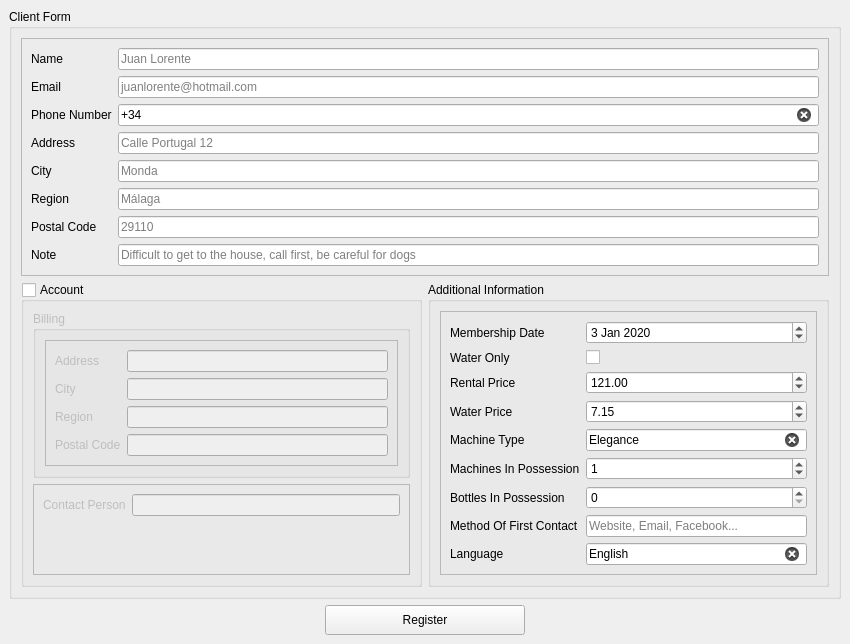
<?xml version="1.0" encoding="UTF-8"?>
<ui version="4.0">
 <class>MainWindow</class>
 <widget class="QMainWindow" name="MainWindow">
  <property name="geometry">
   <rect>
    <x>0</x>
    <y>0</y>
    <width>850</width>
    <height>630</height>
   </rect>
  </property>
  <property name="sizePolicy">
   <sizepolicy hsizetype="Preferred" vsizetype="Minimum">
    <horstretch>0</horstretch>
    <verstretch>0</verstretch>
   </sizepolicy>
  </property>
  <property name="minimumSize">
   <size>
    <width>850</width>
    <height>0</height>
   </size>
  </property>
  <property name="windowTitle">
   <string>Create or Update a Client</string>
  </property>
  <widget class="QWidget" name="centralwidget">
   <property name="styleSheet">
    <string notr="true">font: 10pt &quot;MS Shell Dlg 2&quot;;</string>
   </property>
   <layout class="QGridLayout" name="gridLayout">
    <item row="0" column="0">
     <widget class="QGroupBox" name="clientForm">
      <property name="title">
       <string>Client Form</string>
      </property>
      <layout class="QGridLayout" name="gridLayout_2">
       <item row="1" column="0" colspan="2">
        <widget class="QFrame" name="data">
         <property name="frameShape">
          <enum>QFrame::StyledPanel</enum>
         </property>
         <property name="frameShadow">
          <enum>QFrame::Raised</enum>
         </property>
         <layout class="QFormLayout" name="formLayout">
          <item row="0" column="0">
           <widget class="QLabel" name="labelName">
            <property name="text">
             <string>Name</string>
            </property>
           </widget>
          </item>
          <item row="0" column="1">
           <widget class="QLineEdit" name="name">
            <property name="text">
             <string/>
            </property>
            <property name="placeholderText">
             <string>Juan Lorente</string>
            </property>
            <property name="clearButtonEnabled">
             <bool>true</bool>
            </property>
           </widget>
          </item>
          <item row="1" column="0">
           <widget class="QLabel" name="labelEmail">
            <property name="text">
             <string>Email</string>
            </property>
           </widget>
          </item>
          <item row="1" column="1">
           <widget class="QLineEdit" name="email">
            <property name="placeholderText">
             <string>juanlorente@hotmail.com</string>
            </property>
            <property name="clearButtonEnabled">
             <bool>true</bool>
            </property>
           </widget>
          </item>
          <item row="2" column="0">
           <widget class="QLabel" name="labelPhoneNumber">
            <property name="text">
             <string>Phone Number</string>
            </property>
           </widget>
          </item>
          <item row="2" column="1">
           <widget class="QLineEdit" name="phone_number">
            <property name="text">
             <string>+34</string>
            </property>
            <property name="placeholderText">
             <string/>
            </property>
            <property name="clearButtonEnabled">
             <bool>true</bool>
            </property>
           </widget>
          </item>
          <item row="3" column="0">
           <widget class="QLabel" name="labelAddress">
            <property name="text">
             <string>Address</string>
            </property>
           </widget>
          </item>
          <item row="3" column="1">
           <widget class="QLineEdit" name="address">
            <property name="placeholderText">
             <string>Calle Portugal 12</string>
            </property>
            <property name="clearButtonEnabled">
             <bool>true</bool>
            </property>
           </widget>
          </item>
          <item row="4" column="0">
           <widget class="QLabel" name="labelCity">
            <property name="text">
             <string>City</string>
            </property>
           </widget>
          </item>
          <item row="4" column="1">
           <widget class="QLineEdit" name="city">
            <property name="placeholderText">
             <string>Monda</string>
            </property>
            <property name="clearButtonEnabled">
             <bool>true</bool>
            </property>
           </widget>
          </item>
          <item row="5" column="0">
           <widget class="QLabel" name="labelRegion">
            <property name="text">
             <string>Region</string>
            </property>
           </widget>
          </item>
          <item row="5" column="1">
           <widget class="QLineEdit" name="region">
            <property name="placeholderText">
             <string>Málaga</string>
            </property>
            <property name="clearButtonEnabled">
             <bool>true</bool>
            </property>
           </widget>
          </item>
          <item row="6" column="0">
           <widget class="QLabel" name="labelPostalCode">
            <property name="text">
             <string>Postal Code</string>
            </property>
           </widget>
          </item>
          <item row="6" column="1">
           <widget class="QLineEdit" name="postal_code">
            <property name="placeholderText">
             <string>29110</string>
            </property>
            <property name="clearButtonEnabled">
             <bool>true</bool>
            </property>
           </widget>
          </item>
          <item row="7" column="0">
           <widget class="QLabel" name="labelNote">
            <property name="text">
             <string>Note</string>
            </property>
           </widget>
          </item>
          <item row="7" column="1">
           <widget class="QLineEdit" name="note">
            <property name="text">
             <string/>
            </property>
            <property name="placeholderText">
             <string>Difficult to get to the house, call first, be careful for dogs</string>
            </property>
            <property name="clearButtonEnabled">
             <bool>true</bool>
            </property>
           </widget>
          </item>
         </layout>
        </widget>
       </item>
       <item row="2" column="1">
        <widget class="QGroupBox" name="additionalData">
         <property name="title">
          <string>Additional Information</string>
         </property>
         <layout class="QGridLayout" name="gridLayout_3">
          <item row="0" column="0">
           <widget class="QFrame" name="addiData">
            <property name="frameShape">
             <enum>QFrame::StyledPanel</enum>
            </property>
            <property name="frameShadow">
             <enum>QFrame::Raised</enum>
            </property>
            <layout class="QFormLayout" name="formLayout_2">
             <item row="0" column="0">
              <widget class="QLabel" name="labekFirstVisit">
               <property name="text">
                <string>Membership Date</string>
               </property>
              </widget>
             </item>
             <item row="0" column="1">
              <widget class="QDateEdit" name="first_visit">
               <property name="date">
                <date>
                 <year>2020</year>
                 <month>1</month>
                 <day>3</day>
                </date>
               </property>
              </widget>
             </item>
             <item row="1" column="0">
              <widget class="QLabel" name="labelWaterOnly">
               <property name="text">
                <string>Water Only</string>
               </property>
              </widget>
             </item>
             <item row="1" column="1">
              <widget class="QCheckBox" name="water_only">
               <property name="enabled">
                <bool>true</bool>
               </property>
               <property name="text">
                <string/>
               </property>
              </widget>
             </item>
             <item row="2" column="0">
              <widget class="QLabel" name="labelRentalPrice">
               <property name="text">
                <string>Rental Price</string>
               </property>
              </widget>
             </item>
             <item row="3" column="0">
              <widget class="QLabel" name="labelWaterPrice">
               <property name="text">
                <string>Water Price</string>
               </property>
              </widget>
             </item>
             <item row="4" column="0">
              <widget class="QLabel" name="labelMachineType">
               <property name="text">
                <string>Machine Type</string>
               </property>
              </widget>
             </item>
             <item row="4" column="1">
              <widget class="QLineEdit" name="machine_type">
               <property name="text">
                <string>Elegance</string>
               </property>
               <property name="clearButtonEnabled">
                <bool>true</bool>
               </property>
              </widget>
             </item>
             <item row="5" column="0">
              <widget class="QLabel" name="labelMachinesInPos">
               <property name="text">
                <string>Machines In Possession</string>
               </property>
              </widget>
             </item>
             <item row="5" column="1">
              <widget class="QSpinBox" name="machines_in_pos">
               <property name="value">
                <number>1</number>
               </property>
              </widget>
             </item>
             <item row="6" column="0">
              <widget class="QLabel" name="labelBottlesInPos">
               <property name="text">
                <string>Bottles In Possession</string>
               </property>
              </widget>
             </item>
             <item row="6" column="1">
              <widget class="QSpinBox" name="bottles_in_pos"/>
             </item>
             <item row="7" column="0">
              <widget class="QLabel" name="labelMethodContact">
               <property name="text">
                <string>Method Of First Contact</string>
               </property>
              </widget>
             </item>
             <item row="7" column="1">
              <widget class="QLineEdit" name="method_contact">
               <property name="text">
                <string/>
               </property>
               <property name="placeholderText">
                <string>Website, Email, Facebook...</string>
               </property>
               <property name="clearButtonEnabled">
                <bool>true</bool>
               </property>
              </widget>
             </item>
             <item row="8" column="0">
              <widget class="QLabel" name="labelLang">
               <property name="text">
                <string>Language</string>
               </property>
              </widget>
             </item>
             <item row="8" column="1">
              <widget class="QLineEdit" name="lang">
               <property name="text">
                <string>English</string>
               </property>
               <property name="clearButtonEnabled">
                <bool>true</bool>
               </property>
              </widget>
             </item>
             <item row="2" column="1">
              <widget class="QDoubleSpinBox" name="rental_price">
               <property name="enabled">
                <bool>true</bool>
               </property>
               <property name="prefix">
                <string/>
               </property>
               <property name="suffix">
                <string/>
               </property>
               <property name="maximum">
                <double>200.000000000000000</double>
               </property>
               <property name="value">
                <double>121.000000000000000</double>
               </property>
              </widget>
             </item>
             <item row="3" column="1">
              <widget class="QDoubleSpinBox" name="water_price">
               <property name="maximum">
                <double>50.000000000000000</double>
               </property>
               <property name="value">
                <double>7.150000000000000</double>
               </property>
              </widget>
             </item>
            </layout>
           </widget>
          </item>
         </layout>
        </widget>
       </item>
       <item row="2" column="0">
        <widget class="QGroupBox" name="account">
         <property name="minimumSize">
          <size>
           <width>350</width>
           <height>0</height>
          </size>
         </property>
         <property name="title">
          <string>Account</string>
         </property>
         <property name="checkable">
          <bool>true</bool>
         </property>
         <property name="checked">
          <bool>false</bool>
         </property>
         <layout class="QGridLayout" name="gridLayout_4">
          <item row="1" column="0">
           <widget class="QFrame" name="accountData">
            <property name="frameShape">
             <enum>QFrame::StyledPanel</enum>
            </property>
            <property name="frameShadow">
             <enum>QFrame::Raised</enum>
            </property>
            <layout class="QFormLayout" name="formLayout_3">
             <item row="1" column="0">
              <widget class="QLabel" name="labelContactPerson">
               <property name="text">
                <string>Contact Person</string>
               </property>
              </widget>
             </item>
             <item row="1" column="1">
              <widget class="QLineEdit" name="contact_person">
               <property name="clearButtonEnabled">
                <bool>true</bool>
               </property>
              </widget>
             </item>
            </layout>
           </widget>
          </item>
          <item row="0" column="0">
           <widget class="QGroupBox" name="billing">
            <property name="title">
             <string>Billing</string>
            </property>
            <layout class="QGridLayout" name="gridLayout_5">
             <item row="0" column="0">
              <widget class="QFrame" name="billingData">
               <property name="frameShape">
                <enum>QFrame::StyledPanel</enum>
               </property>
               <property name="frameShadow">
                <enum>QFrame::Raised</enum>
               </property>
               <layout class="QFormLayout" name="formLayout_4">
                <item row="0" column="0">
                 <widget class="QLabel" name="labelBillAddress">
                  <property name="text">
                   <string>Address</string>
                  </property>
                 </widget>
                </item>
                <item row="1" column="0">
                 <widget class="QLabel" name="labelBillCity">
                  <property name="text">
                   <string>City</string>
                  </property>
                 </widget>
                </item>
                <item row="2" column="0">
                 <widget class="QLabel" name="labelBillRegion">
                  <property name="text">
                   <string>Region</string>
                  </property>
                 </widget>
                </item>
                <item row="3" column="0">
                 <widget class="QLabel" name="labelBillPostalCode">
                  <property name="text">
                   <string>Postal Code</string>
                  </property>
                 </widget>
                </item>
                <item row="0" column="1">
                 <widget class="QLineEdit" name="bill_address">
                  <property name="clearButtonEnabled">
                   <bool>true</bool>
                  </property>
                 </widget>
                </item>
                <item row="1" column="1">
                 <widget class="QLineEdit" name="bill_city">
                  <property name="clearButtonEnabled">
                   <bool>true</bool>
                  </property>
                 </widget>
                </item>
                <item row="2" column="1">
                 <widget class="QLineEdit" name="bill_region">
                  <property name="clearButtonEnabled">
                   <bool>true</bool>
                  </property>
                 </widget>
                </item>
                <item row="3" column="1">
                 <widget class="QLineEdit" name="bill_postal_code">
                  <property name="clearButtonEnabled">
                   <bool>true</bool>
                  </property>
                 </widget>
                </item>
               </layout>
              </widget>
             </item>
            </layout>
           </widget>
          </item>
         </layout>
        </widget>
       </item>
      </layout>
     </widget>
    </item>
    <item row="1" column="0" alignment="Qt::AlignHCenter">
     <widget class="QPushButton" name="btnRegister">
      <property name="sizePolicy">
       <sizepolicy hsizetype="Maximum" vsizetype="Fixed">
        <horstretch>0</horstretch>
        <verstretch>0</verstretch>
       </sizepolicy>
      </property>
      <property name="minimumSize">
       <size>
        <width>200</width>
        <height>30</height>
       </size>
      </property>
      <property name="maximumSize">
       <size>
        <width>200</width>
        <height>30</height>
       </size>
      </property>
      <property name="text">
       <string>Register</string>
      </property>
     </widget>
    </item>
   </layout>
  </widget>
 </widget>
 <tabstops>
  <tabstop>name</tabstop>
  <tabstop>email</tabstop>
  <tabstop>phone_number</tabstop>
  <tabstop>address</tabstop>
  <tabstop>city</tabstop>
  <tabstop>region</tabstop>
  <tabstop>postal_code</tabstop>
  <tabstop>note</tabstop>
  <tabstop>account</tabstop>
  <tabstop>bill_address</tabstop>
  <tabstop>bill_city</tabstop>
  <tabstop>bill_region</tabstop>
  <tabstop>bill_postal_code</tabstop>
  <tabstop>contact_person</tabstop>
  <tabstop>first_visit</tabstop>
  <tabstop>water_only</tabstop>
  <tabstop>machine_type</tabstop>
  <tabstop>machines_in_pos</tabstop>
  <tabstop>bottles_in_pos</tabstop>
  <tabstop>method_contact</tabstop>
  <tabstop>lang</tabstop>
 </tabstops>
 <resources/>
 <connections/>
</ui>
